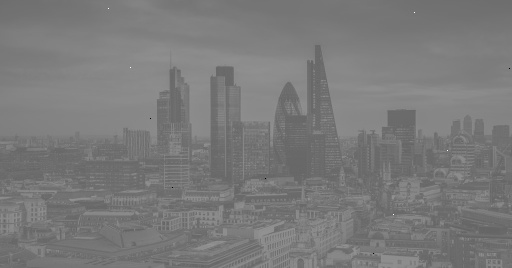
#> input picture data/images/hist_str_2.png, 512 x 268 px
$ python contrast_stretching.py
#> lines starting #> are read from the running program, lines starting #| are printed output that depends on the picture
### examples/03_histograms/plotting.py
"""Shared plotting helper for the histogram examples."""

import cv2 as cv


def plot_image_and_histogram(ax_image, ax_hist, gray, title, show_cdf=False):
    """Draw a grayscale image on `ax_image` and its histogram on `ax_hist`."""
    ax_image.imshow(gray, cmap="gray", vmin=0, vmax=255)
    ax_image.set_title(title)
    ax_image.axis("off")

    hist = cv.calcHist([gray], [0], None, [256], [0, 256])
    ax_hist.plot(hist, color="black", label="histogram")

    if show_cdf:
        cdf = hist.cumsum()
        cdf_scaled = cdf * (hist.max() / cdf.max())
        ax_hist.plot(cdf_scaled, color="red", label="cdf")
        ax_hist.legend()

    ax_hist.set_title(f"{title} histogram")
    ax_hist.set_xlabel("Intensity value")
    ax_hist.set_ylabel("Pixel count")
    ax_hist.set_xlim([0, 256])

### examples/03_histograms/contrast_stretching.py
"""Contrast stretching: linearly map an intensity range onto 0-255.

Two variants are shown:
  * stretching - uses the image's own minimum and maximum intensity
  * clipping   - uses a narrower, hand-picked range (values outside are clipped)
"""

from pathlib import Path

import cv2 as cv
import matplotlib.pyplot as plt
import numpy as np
from plotting import plot_image_and_histogram

IMAGES = Path(__file__).resolve().parents[2] / "data" / "images"

CLIP_RANGE = (100, 145)  # (low, high) intensities for the clipping variant


def stretch(gray, low, high):
    """Map intensities in [low, high] to [0, 255]; values outside are clipped."""
    scaled = (gray.astype(np.float32) - low) / max(high - low, 1) * 255
    return np.clip(scaled, 0, 255).astype(np.uint8)


def main():
    gray = cv.imread(str(IMAGES / "hist_str_2.png"), cv.IMREAD_GRAYSCALE)
#> gray is the input picture: shape (268, 512); min 0, max 255, mean 122
    if gray is None:
        raise SystemExit("Image not found: data/images/hist_str_2.png")

    results = [
        ("Original", gray),
        ("Stretched", stretch(gray, int(gray.min()), int(gray.max()))),
        ("Clipped", stretch(gray, *CLIP_RANGE)),
    ]
#> call 2 of stretch, with low = 100, high = 145
#> in stretch (call 2), `return np.clip(scaled, 0, 255).astype(np.uint8)`:
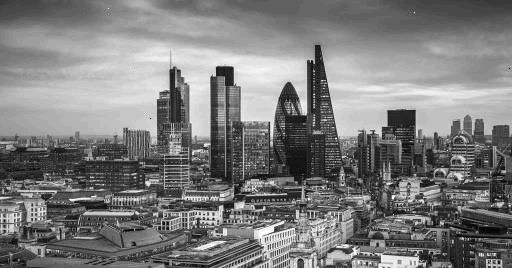
#> returned value: shape (268, 512); min 0, max 255, mean 124.5

    _, axes = plt.subplots(len(results), 2, figsize=(10, 12))
    for (title, image), (ax_image, ax_hist) in zip(results, axes):
        plot_image_and_histogram(ax_image, ax_hist, image, title)
#> this loop made 3 passes
#> title on passes 1 to 3: 'Original', 'Stretched', 'Clipped'

    plt.tight_layout()
    plt.show()
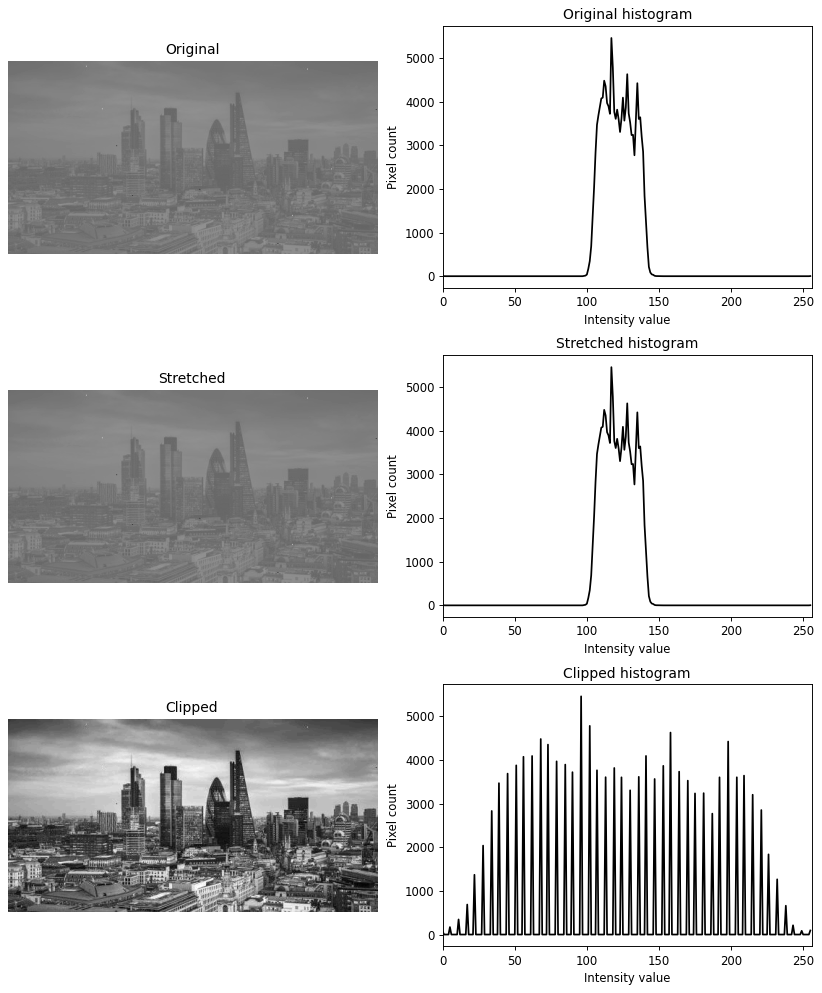
#> figure drawn by matplotlib, 6 panels; panel 2: curve peaks at x = 117, y = 5459; panel 4: curve peaks at x = 117, y = 5459; panel 6: curve peaks at x = 96, y = 5459


if __name__ == "__main__":
    main()

$ run again, with data/images/hist_str_1.png copied over data/images/hist_str_2.png
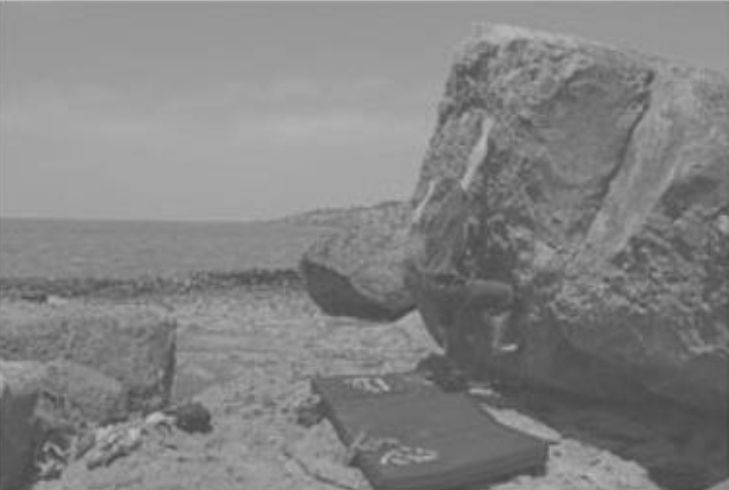
#> input picture data/images/hist_str_1.png, 729 x 490 px
#> in main, gray is the input picture: shape (490, 729); min 67, max 191, mean 131.1
#> in stretch, `scaled = (gray.astype(np.float32) - low) / max(high - low, 1) * 255`:
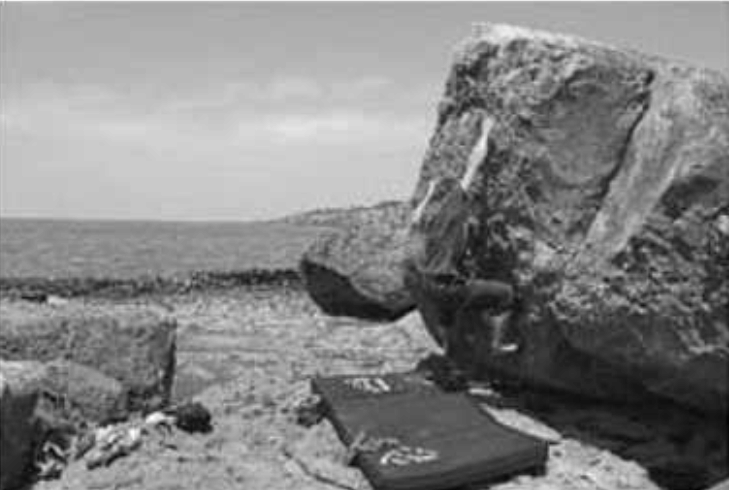
#> scaled: shape (490, 729) float32; min 0, max 255, mean 131.8
#> in stretch (call 2), `return np.clip(scaled, 0, 255).astype(np.uint8)`:
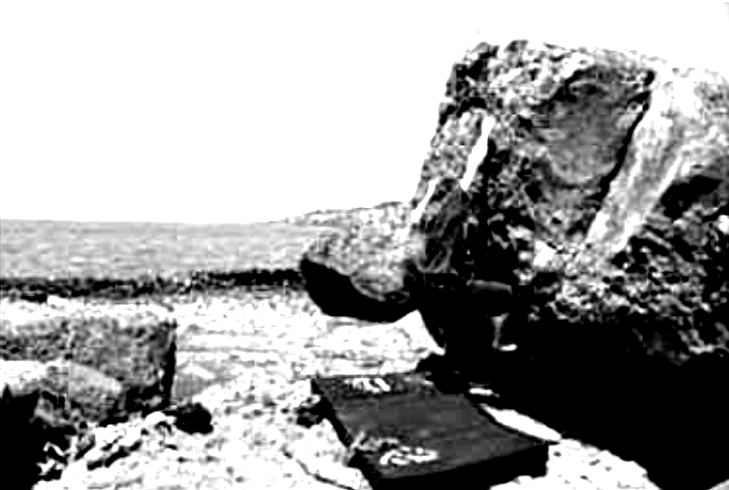
#> returned value: shape (490, 729); min 0, max 255, mean 159.4
#> the loop in main, `for (title, image), (ax_image, ax_hist) in zip(results, axes):` made 3 passes
#> title on passes 1 to 3: 'Original', 'Stretched', 'Clipped'
